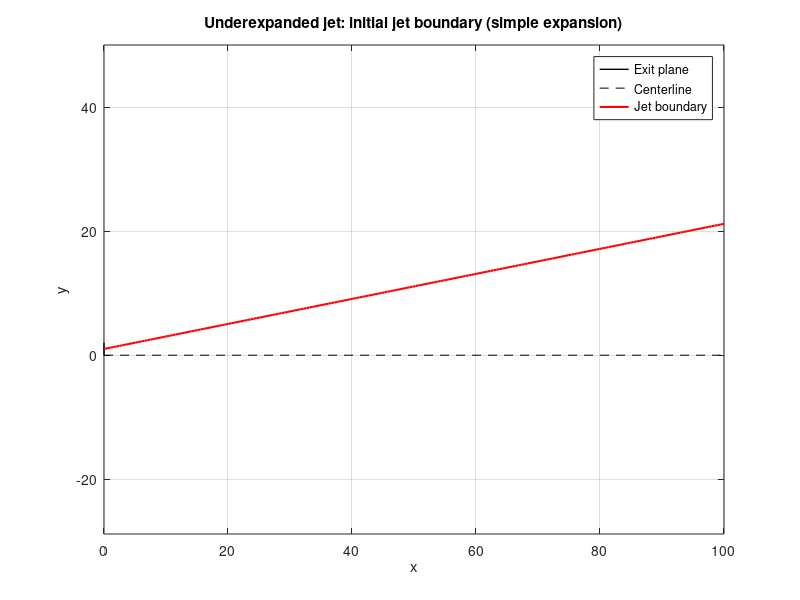

Reproduce this figure in MATLAB.
% jet_boundary_simple.m
% Jet boundary of an underexpanded, inviscid, 2D supersonic jet
% First segment (ABC): boundary is the streamline from the nozzle lip
% that reaches ambient pressure in the initial simple expansion fan.
% Assumes: isentropic expansion, no shocks before pa is reached.
% Inputs you can change: Me, pe_over_pa, g, H, Xmax.

clear; clc;

% ---- Inputs ----
g           = 1.4;      % ratio of specific heats
Me          = 2.0;      % nozzle exit Mach number
pe_over_pa  = 2.0;      % underexpanded: pe = pe_over_pa * pa  (e.g., 2 -> pe = 2*pa)
H           = 1.0;      % lip height (plot scale)
Xmax        = 100.0*H;    % plot extent in x

% ---- Helper functions ----
nu = @(M) sqrt((g+1)/(g-1))*atan(sqrt((g-1)/(g+1)*(M.^2-1))) - atan(sqrt(M.^2-1));  % [rad]
mu = @(M) asin(1./M);                                                                % [rad]
p_over_p0 = @(M) (1 + 0.5*(g-1).*M.^2).^(-g/(g-1));                                  % isentropic

% Invert p/p0 -> M on supersonic branch by bisection
function M = M_from_pp0(pp0,g)
    f = @(M) (1 + 0.5*(g-1).*M.^2).^(-g/(g-1)) - pp0;
    a = 1+1e-12; b = 50; fa=f(a); fb=f(b);
    for it=1:100
        m = 0.5*(a+b); fm = f(m);
        if fa*fm <= 0, b=m; fb=fm; else, a=m; fa=fm; end
        if (b-a) < 1e-12, break; end
    end
    M = 0.5*(a+b);
end

% ---- States at exit and ambient (relative to the jet's p0) ----
pe_p0 = p_over_p0(Me);         % exit static-to-stagnation (jet total pressure)
pa_p0 = pe_p0 / pe_over_pa;    % because pe/pa = pe_over_pa -> pa/p0 = (pe/p0)/(pe/pa)

Ma    = M_from_pp0(pa_p0, g);  % ambient-pressure state reached by isentropic expansion

% ---- Turning angles ----
nu_e  = nu(Me);
nu_a  = nu(Ma);

% In a simple expansion from a straight lip, streamlines are straight.
% The streamline that reaches pa has constant flow angle:
phi_e = 0.0;                    % exit flow parallel to x-axis
phi_a = (nu_a - nu_e);          % from V+ = phi - nu = const  -> phi_a = nu_a - nu_e  (rad)

% ---- Jet boundary (first segment) as a straight streamline from the lip ----
x0 = 0; y0 = H;                 % nozzle lip
slope = tan(phi_a);
x = linspace(0, Xmax, 200);
y = y0 + slope*(x - x0);

% ---- Plot ----
figure(1); clf; hold on; axis equal; box on;
plot([0 0],[0 2*H],'k-','LineWidth',1);           % exit plane
plot([0 Xmax],[0 0],'k--');                       % centerline
plot(x,y,'r-','LineWidth',1.5);                   % jet boundary (first segment)
xlabel('x'); ylabel('y');
title('Underexpanded jet: initial jet boundary (simple expansion)');
legend({'Exit plane','Centerline','Jet boundary'},'Location','northeast');
grid on;

% ---- Print key numbers ----
fprintf('Me = %.4f, Ma(at p=pa) = %.4f\n', Me, Ma);
fprintf('nu_e = %.3f deg, nu_a = %.3f deg\n', nu_e*180/pi, nu_a*180/pi);
fprintf('Boundary streamline angle phi_a = %.3f deg\n', phi_a*180/pi);
fprintf('Mach angle at boundary state mu(Ma) = %.3f deg\n', asin(1/Ma)*180/pi);
